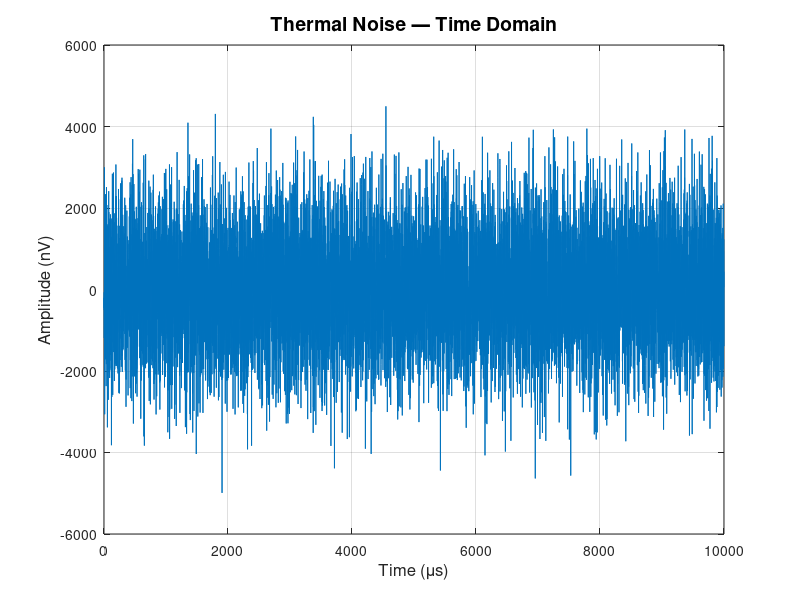
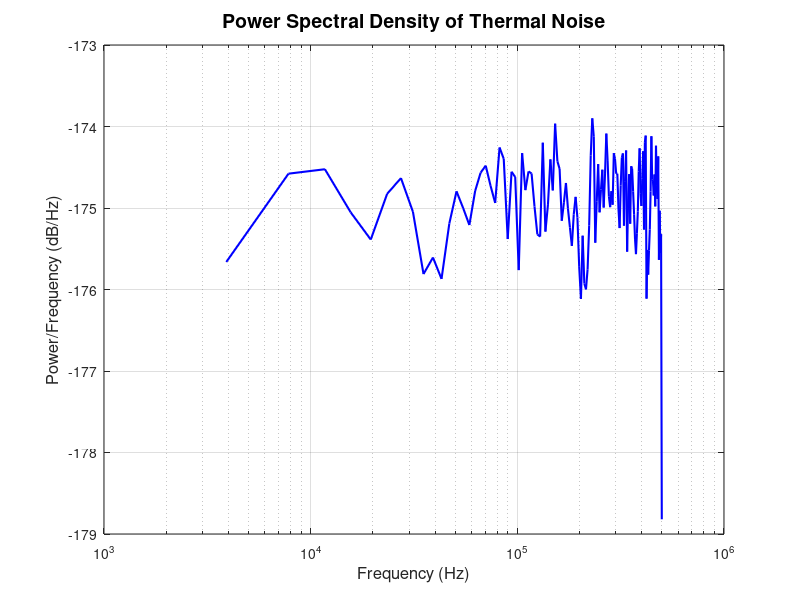

Recreate these plots in MATLAB, in order. (Note: this script raises an error after producing the figures.)
clc;
close all;
clear all;

%% ============================================================
%  THERMAL NOISE GENERATION AND ANALYSIS
%  Course: Wireless and Radio Technology 2026
%% ============================================================

% ---- PARAMETERS ----
B = 1e6;        % Bandwidth = 1 MHz
R = 100;        % Resistance = 100 ohms
T = 300;        % Temperature = 300 K (room temperature)
k = 1.38e-23;   % Boltzmann's constant (J/K)

% ---- DERIVED VALUES ----
n_samples   = 10000;                          % number of noise samples
time        = 0 : 1/B : (n_samples-1)/B;     % time vector (seconds)
noise_power = 4 * k * T * R * B;             % theoretical noise power (W)
noise_rms   = sqrt(noise_power);             % RMS voltage of noise

% ---- GENERATE THERMAL NOISE ----
thermal_noise = sqrt(4 * k * T * R * B) * randn(1, n_samples);

%% ============================================================
%  FIGURE 1 — Time Domain Plot
%% ============================================================
figure(1);
plot(time * 1e6, thermal_noise * 1e9);       % time in microseconds, noise in nanovolts
xlabel('Time (\mus)', 'FontSize', 12);
ylabel('Amplitude (nV)', 'FontSize', 12);
title('Thermal Noise — Time Domain', 'FontSize', 14, 'FontWeight', 'bold');
grid on;

%% ============================================================
%  FIGURE 2 — Power Spectral Density (PSD)
%% ============================================================
figure(2);
[psd, freq] = pwelch(thermal_noise, [], [], [], B);
semilogx(freq, 10*log10(psd), 'b', 'LineWidth', 1.5);
xlabel('Frequency (Hz)', 'FontSize', 12);
ylabel('Power/Frequency (dB/Hz)', 'FontSize', 12);
title('Power Spectral Density of Thermal Noise', 'FontSize', 14, 'FontWeight', 'bold');
grid on;

%% ============================================================
%  FIGURE 3 — Histogram of Noise Amplitude (Gaussian Check)
%% ============================================================
figure(3);
histogram(thermal_noise, 100, 'Normalization', 'pdf', 'FaceColor', 'cyan', 'EdgeColor', 'none');
xlabel('Amplitude (V)', 'FontSize', 12);
ylabel('Probability Density', 'FontSize', 12);
title('Amplitude Distribution of Thermal Noise (Gaussian)', 'FontSize', 14, 'FontWeight', 'bold');
grid on;

%% ============================================================
%  PRINT RESULTS TO COMMAND WINDOW
%% ============================================================
fprintf('\n========================================');
fprintf('\n   THERMAL NOISE ANALYSIS RESULTS');
fprintf('\n========================================');
fprintf('\n Input Parameters:');
fprintf('\n --------------------');
fprintf('\n Bandwidth         B = %.2e Hz', B);
fprintf('\n Resistance        R = %d Ohms', R);
fprintf('\n Temperature       T = %d K', T);
fprintf('\n Number of Samples   = %d', n_samples);
fprintf('\n');
fprintf('\n Output Parameters:');
fprintf('\n --------------------');
fprintf('\n Theoretical Noise Power (V^2) = %.4e W', noise_power);
fprintf('\n Theoretical Noise RMS (V)     = %.4e V', noise_rms);
fprintf('\n Simulated Noise Mean (V)      = %.4e V', mean(thermal_noise));
fprintf('\n Simulated Noise Std Dev (V)   = %.4e V', std(thermal_noise));
fprintf('\n Simulated Noise Power (V^2)   = %.4e W', mean(thermal_noise.^2));
fprintf('\n========================================\n');

%% ============================================================
%  EXPERIMENTATION — Effect of Temperature
%  Uncomment this section to compare different temperatures
%% ============================================================
% figure(4);
% temperatures = [200, 300, 400, 500];
% hold on;
% for i = 1:length(temperatures)
%     noise_temp = sqrt(4 * k * temperatures(i) * R * B) * randn(1, n_samples);
%     [psd_temp, freq_temp] = pwelch(noise_temp, [], [], [], B);
%     semilogx(freq_temp, 10*log10(psd_temp), 'LineWidth', 1.5, ...
%              'DisplayName', ['T = ' num2str(temperatures(i)) ' K']);
% end
% hold off;
% legend('show');
% xlabel('Frequency (Hz)');
% ylabel('PSD (dB/Hz)');
% title('PSD at Different Temperatures');
% grid on;
